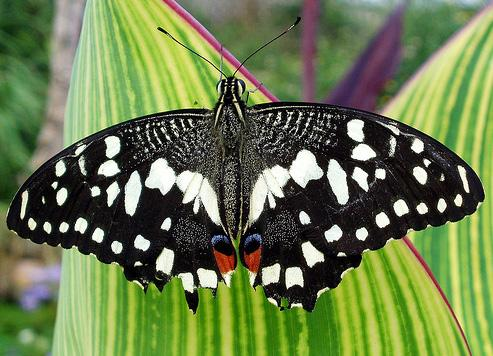
#> input picture Core_Python/OPenCV/butterfly.jpeg, 493 x 356 px, given in place of the camera
$ python Image_processing.py
#> lines starting #> are read from the running program, lines starting #| are printed output that depends on the picture; after the words box and inside, x2 and y2 are one past the last pixel; in counts of white or black regions, pixels touching at a corner belong together
#Changing Color-space

import cv2 as cv
import numpy as np
flags = [i for i in dir(cv) if i.startswith('COLOR_')]
print(flags)

#HSV or Hue Saturation Value is used to separate image luminance from color information

cap = cv.VideoCapture(0)
while(1):
    # Take each frame
    _, frame = cap.read()
#> frame is the input picture: shape (356, 493, 3); mean B, G, R 77.2, 123.6, 107
    # Convert BGR to HSV
    hsv = cv.cvtColor(frame, cv.COLOR_BGR2HSV)
#> hsv: shape (356, 493, 3); mean H, S, V 56.2, 104.6, 127.3
    # define range of blue color in HSV
    lower_blue = np.array([110,50,50])
    upper_blue = np.array([130,255,255])
    # Threshold the HSV image to get only blue colors
    mask = cv.inRange(hsv, lower_blue, upper_blue)
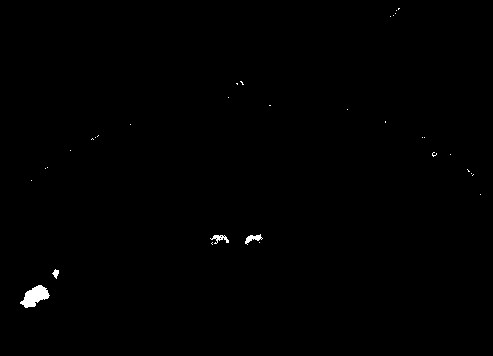
#> mask: shape (356, 493); 0.37% white; 33 white regions (29 under 20 px), largest, box (x1, y1, x2, y2) and area: (20, 285, 50, 308) 386, (245, 234, 263, 245) 86, (210, 235, 229, 244) 78, (52, 269, 59, 279) 39
    # Bitwise-AND mask and original image
    res = cv.bitwise_and(frame,frame, mask= mask)
    cv.imshow('frame',frame)
    cv.imshow('mask',mask)
    cv.imshow('res',res)
    k = cv.waitKey(5) & 0xFF
#> (key Esc is pressed here)
    if k == 27:
        break
cv.destroyAllWindows()

#Scalling : Scaling is just resizing of the image. OpenCV comes with a function cv.resize() for this purpose.
# The size of the image can be specified manually, or you can specify the scaling factor.
# Different interpolation methods are used. Preferable interpolation methods are cv.INTER_AREA
# for shrinking and cv.INTER_CUBIC (slow) & cv.INTER_LINEAR for zooming. By default,
# the interpolation method cv.INTER_LINEAR is used for all resizing purposes.
# You can resize an input image with either of following methods:

img = cv.imread('image/img1.jpeg')
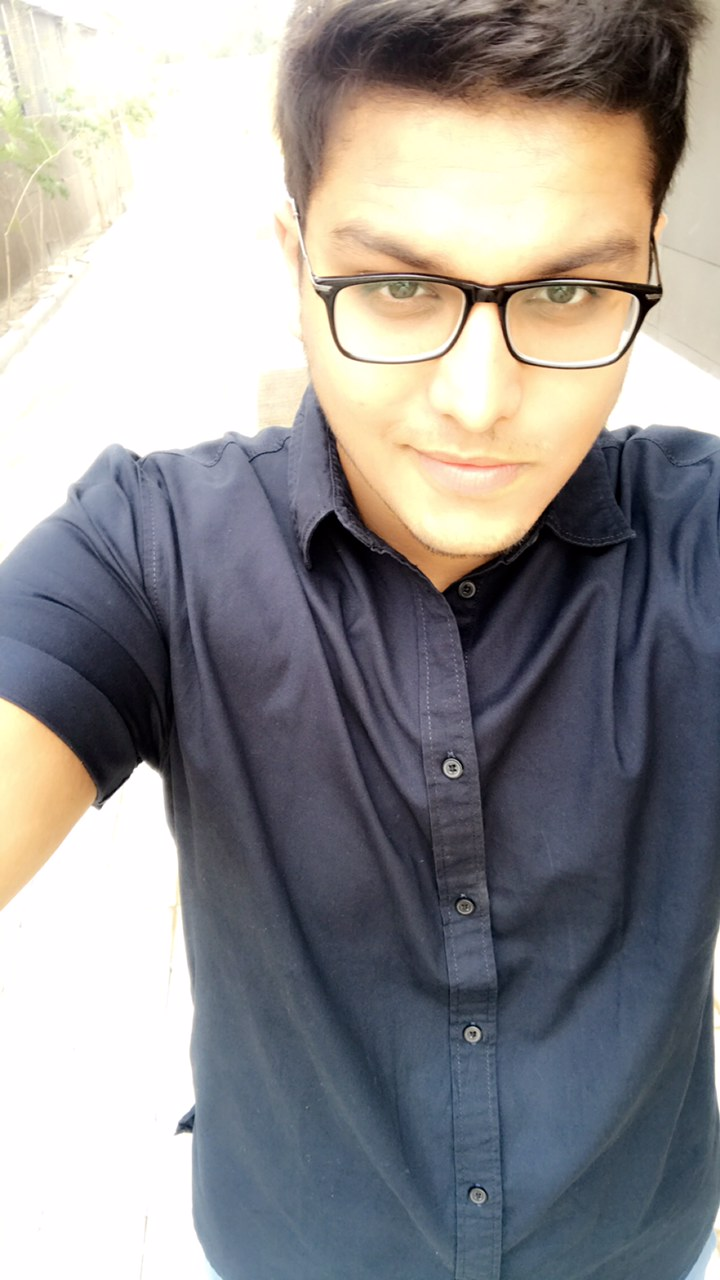
#> input picture Core_Python/OPenCV/image/img1.jpeg, 720 x 1280 px
#> img is the input picture: shape (1280, 720, 3); mean B, G, R 145.5, 145.2, 147.4
res = cv.resize(img,None,fx=2, fy=2, interpolation = cv.INTER_CUBIC)
#> res: shape (2560, 1440, 3)
#OR
height, width = img.shape[:2]
#> height = 1280; width = 720
res = cv.resize(img,(2*width, 2*height), interpolation = cv.INTER_CUBIC)
